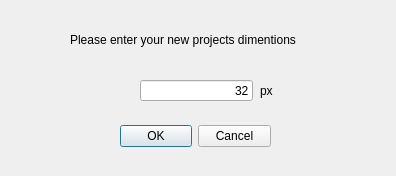
<?xml version="1.0" encoding="UTF-8"?>
<ui version="4.0">
 <class>NewProjectDialog</class>
 <widget class="QDialog" name="NewProjectDialog">
  <property name="geometry">
   <rect>
    <x>0</x>
    <y>0</y>
    <width>396</width>
    <height>176</height>
   </rect>
  </property>
  <property name="windowTitle">
   <string>Dialog</string>
  </property>
  <widget class="QDialogButtonBox" name="dialogButtonBox">
   <property name="geometry">
    <rect>
     <x>120</x>
     <y>120</y>
     <width>151</width>
     <height>32</height>
    </rect>
   </property>
   <property name="standardButtons">
    <set>QDialogButtonBox::Cancel|QDialogButtonBox::Ok</set>
   </property>
  </widget>
  <widget class="QLineEdit" name="pixelSize">
   <property name="geometry">
    <rect>
     <x>140</x>
     <y>80</y>
     <width>113</width>
     <height>21</height>
    </rect>
   </property>
   <property name="text">
    <string>32</string>
   </property>
   <property name="maxLength">
    <number>3</number>
   </property>
   <property name="alignment">
    <set>Qt::AlignRight|Qt::AlignTrailing|Qt::AlignVCenter</set>
   </property>
  </widget>
  <widget class="QLabel" name="pxLabel">
   <property name="geometry">
    <rect>
     <x>260</x>
     <y>80</y>
     <width>58</width>
     <height>21</height>
    </rect>
   </property>
   <property name="text">
    <string>px</string>
   </property>
  </widget>
  <widget class="QLabel" name="headerLabel">
   <property name="geometry">
    <rect>
     <x>70</x>
     <y>30</y>
     <width>261</width>
     <height>20</height>
    </rect>
   </property>
   <property name="text">
    <string>Please enter your new projects dimentions</string>
   </property>
  </widget>
 </widget>
 <resources/>
 <connections>
  <connection>
   <sender>dialogButtonBox</sender>
   <signal>rejected()</signal>
   <receiver>NewProjectDialog</receiver>
   <slot>close()</slot>
   <hints>
    <hint type="sourcelabel">
     <x>195</x>
     <y>135</y>
    </hint>
    <hint type="destinationlabel">
     <x>197</x>
     <y>87</y>
    </hint>
   </hints>
  </connection>
  <connection>
   <sender>dialogButtonBox</sender>
   <signal>accepted()</signal>
   <receiver>NewProjectDialog</receiver>
   <slot>accept()</slot>
   <hints>
    <hint type="sourcelabel">
     <x>195</x>
     <y>135</y>
    </hint>
    <hint type="destinationlabel">
     <x>197</x>
     <y>87</y>
    </hint>
   </hints>
  </connection>
 </connections>
</ui>
